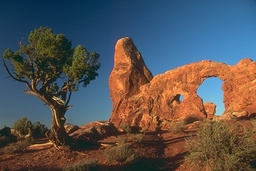
#> input picture process_imgs/landscape.jpg, 256 x 171 px, shrunk from 481 x 321 before the run, found by its file name
$ python waterpixels_tools.py
#> lines starting #> are read from the running program, lines starting #| are printed output that depends on the picture
import skimage.morphology as morpho
import cv2
import math

import numpy as np
import skimage.io as skio
import matplotlib.pyplot as plt
from skimage.segmentation import watershed, mark_boundaries
from time import time
from skimage.measure import label

import numpy as np
import skimage.io as skio
import matplotlib.pyplot as plt
from skimage.segmentation import watershed, mark_boundaries
from time import time
from skimage.measure import label


def open_close_smoothing(img, sigma):
    """
    This function takes an image and a sigma value as input and
    returns the smoothed image using a morphological opening and closing.
    """

    img_test = np.asarray(img, dtype=np.uint8)  # Specifying dtype is critical here
    kernel = cv2.getStructuringElement(
        cv2.MORPH_ELLIPSE,
        (math.ceil(sigma * sigma / 16), math.ceil(sigma * sigma / 16)),
    )

    opening = cv2.morphologyEx(img_test, cv2.MORPH_OPEN, kernel)
    closing = cv2.morphologyEx(opening, cv2.MORPH_CLOSE, kernel)

    return closing


def morpho_gradient(img):
    img = cv2.cvtColor(img, cv2.COLOR_BGR2GRAY)
    morpho_grad = morpho.dilation(img) - morpho.erosion(img)
    morpho_grad = morpho_grad.astype("int")
    return morpho_grad


# [10 lines left out: function get_grid_points, not called in this run]


def get_grid_points_middles(img, step):
    """
    the middle of each square of the grid
    """
    grid_points = []
    for l in range(0, img.shape[0], step):
        for c in range(0, img.shape[1], step):
            middle = (l + step // 2, c + step // 2)
            if middle[0] < img.shape[0] and middle[1] < img.shape[1]:
                grid_points.append(middle)

    return grid_points


# [88 lines left out: functions select_markers, select_group_markers, not called in this run]


def get_nearest_center(point, centers, step=20):
    """
    Get the nearest center of a point
    point : any point of the gradient
    centers : the centers of the cells of the grid
    step (sigma) : the step of the grid

    return : the nearest center and the distance between the point and the center
    warning : this is not an eucledean distance it is normalized
    """
    min_dist = 100000
    nearest_center = None

    for center in centers:
        # dist = np.linalg.norm(np.array(point) - np.array(center))
        dist = math.sqrt((point[0] - center[0]) ** 2 + (point[1] - center[1]) ** 2)
        if dist < min_dist:
            min_dist = dist
            nearest_center = center

    assert nearest_center is not None

    return nearest_center, (2 / step) * min_dist


def select_markers_closest_to_center(
    img_grad: np.ndarray, grid_points: list, step=20
) -> np.ndarray:
    """
    in each cell of the grid, select the point with the minimum gradient
    that is closest to the center of the cell
    """

    n = len(grid_points)
    markers = np.empty((n, 2))
    print(markers.shape)
    for i in range(len(grid_points)):
        # get the minimum gradient in the cell
        min_grad = 255
        point = grid_points[i]
        smallest_distance = np.inf

        for l in range(point[0] - step // 2, point[0] + step // 2):
            for c in range(point[1] - step // 2, point[1] + step // 2):

                if l < 0 or l >= img_grad.shape[0] or c < 0 or c >= img_grad.shape[1]:
                    continue

                if (
                    img_grad[l][c] < min_grad
                    and np.sqrt((l - point[0]) ** 2 + (c - point[1]) ** 2)
                    < smallest_distance
                ):
                    min_grad = img_grad[l][c]
                    min_point = (l, c)
                    smallest_distance = np.sqrt(
                        (l - point[0]) ** 2 + (c - point[1]) ** 2
                    )

        markers[i, 0] = min_point[0]
        markers[i, 1] = min_point[1]
    return markers


def get_labeled_pixels(img_grad, markers, step=20):
    """
    Get the labeled pixels of the image
    return : a matrix with the th size of the image added to that the nearerst center and the distance
    """

    labeled_pixels = np.zeros((img_grad.shape[0], img_grad.shape[1], 3), dtype=np.int32)
    for l in range(img_grad.shape[0]):
        for c in range(img_grad.shape[1]):

            nearest_center, dist = get_nearest_center((l, c), markers, step)
            labeled_pixels[l, c, 0] = nearest_center[0]
            labeled_pixels[l, c, 1] = nearest_center[1]
            labeled_pixels[l, c, 2] = dist

    return labeled_pixels


def get_regularized_grad_label(img_grad, pixel_labels, k=4):
    """
    returns the regularized gradient of the image according
    k : spacial regularization constant
    """
    reg_grad = np.empty_like(img_grad).astype("float")

    for l in range(img_grad.shape[0]):
        for c in range(img_grad.shape[1]):
            dist_to_center = pixel_labels[l][c][2]
            reg_grad[l][c] = img_grad[l][c] + k * dist_to_center

    mx = np.max(reg_grad)

    normalized_reg_grad = (reg_grad / mx) * 255

    return normalized_reg_grad


def create_markers_image(img_grad, points_array, step=20):
    """
    img_grad is three dimensional
    create an image with the markers from a marker np array in the shape (nb_points, 2)
    """
    markers = np.zeros_like(img_grad[:, :], dtype=np.int32)
    nb_points = points_array.shape[0]

    for i in range(nb_points):
        l = points_array[i, 0]
        c = points_array[i, 1]
        markers[int(l), int(c)] = True

    return markers


def waterpixel(img_path, smoothening=10, k=2, step=50, plot=True):
    """
    This function takes an image and a sigma value as input and
    k is the spacial regularization constant
    step is the step of the grid
    returns the waterpixeled images
    """
#> called with img_path = './landscape.jpg', smoothening = 10, k = 3, step = 30, plot = True
    time1 = time()

    # loading the image

    im = skio.imread(img_path)
#> im is the input picture: shape (171, 256, 3); mean R, G, B 88.3, 84.2, 84.3
    if im is None:
        print("Error loading the image.")
        return

    # apply smoothening
    im_smooth = open_close_smoothing(im, smoothening)
#> in open_close_smoothing, `closing = cv2.morphologyEx(opening, cv2.MORPH_CLOSE, kernel)`:
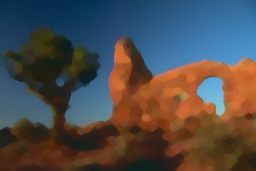
#> closing: shape (171, 256, 3); mean R, G, B 78.9, 75.2, 75.2

    # calculate the gradient
    img_grad = morpho_gradient(im)
#> in morpho_gradient, `img = cv2.cvtColor(img, cv2.COLOR_BGR2GRAY)`:
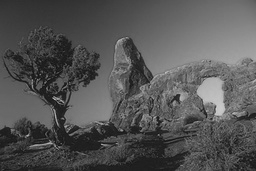
#> img: shape (171, 256); min 12, max 209, mean 84.7
#> in morpho_gradient, `morpho_grad = morpho.dilation(img) - morpho.erosion(img)`:
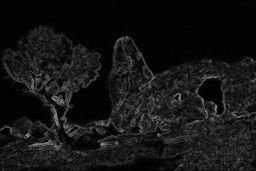
#> morpho_grad: shape (171, 256); min 0, max 163, mean 20.2

    # testing the labeled pixels method
    # get the points in the grid
    grid_points = get_grid_points_middles(img_grad, step=step)
#> grid_points = 54 pairs, first value 15 to 165, second value 15 to 255
    # selecting the markers
    markers_points = select_markers_closest_to_center(img_grad, grid_points, step=step)
#> in select_markers_closest_to_center, `n = len(grid_points)`: n = 54
#| (54, 2)
#> the loop in select_markers_closest_to_center, `for i in range(len(grid_points)):` made 54 passes
#> point on passes 1 to 12: (15, 15), (15, 45), (15, 75), (15, 105), (15, 135), (15, 165), (15, 195), (15, 225), (15, 255), (45, 15), (45, 45), (45, 75)
#> after the loop in select_markers_closest_to_center, `for i in range(len(grid_points)):`: markers = 54 pairs, first value 0 to 170, second value 0 to 255; min_point = (164, 254)
#> markers_points has the same summary as markers in select_markers_closest_to_center

    labels = get_labeled_pixels(img_grad, markers_points, step=step)
#> after the loop in get_labeled_pixels, `for l in range(img_grad.shape[0]):`:
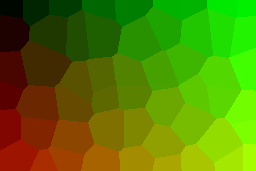
#> labeled_pixels: shape (171, 256, 3) int32; mean of channels 0, 1, 2 85, 127.5, 0.4; drawn as R, G, B
    regularized_grad = get_regularized_grad_label(img_grad, labels, k=k)

    markers_image = create_markers_image(img_grad, markers_points, step=50)
#> after the loop in create_markers_image, `for i in range(nb_points):`:
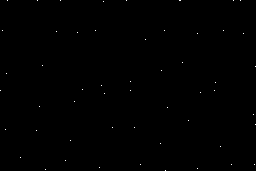
#> markers: shape (171, 256) int32; values 0 (black) and 1 (white), 0.12% white in thin lines or dots
    markers = label(markers_image)
#> markers: shape (171, 256) int64; 54 distinct labels, from 0 to 53
    ws = watershed(regularized_grad, markers)
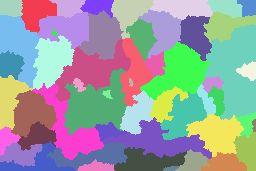
#> ws: shape (171, 256) int64; 53 distinct labels, from 1 to 53; one colour per label, 0 black

    if plot:
        plt.figure()
        plt.imshow(mark_boundaries(im, ws))
        plt.figure()
        plt.imshow(ws)
        plt.show()
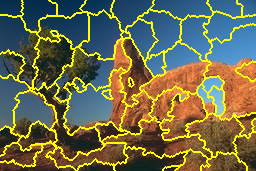
#> shown: shape (171, 256, 3) float64; mean R, G, B 0.433, 0.422, 0.287

    time2 = time()
    print("time for the preprocessing : ", time2 - time1)
    return mark_boundaries(im, ws)


if __name__ == "__main__":
    waterpixel("./landscape.jpg", k=3, step=30)
